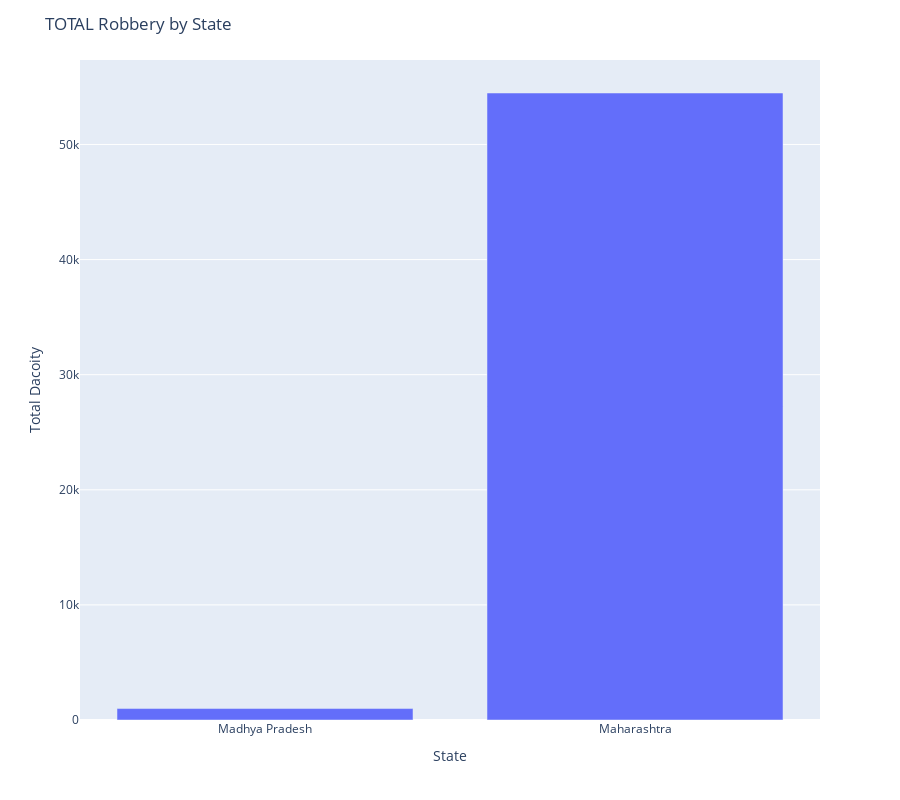

Here is the notebook cell this chart was saved with:
### Code cell
import plotly.express as px


state_totals = cluster2.groupby('STATE')['TOTAL Robbery'].sum().reset_index()

fig = px.bar(state_totals, x='STATE', y='TOTAL Robbery', height=800)
fig.update_layout(title='TOTAL Robbery by State', xaxis_title='State', yaxis_title='Total Dacoity')
fig.show()

### Figure 1 — Plotly figure (JSON) as saved in the notebook; plotly's stock layout.template omitted (floating-point values rounded to 4 significant figures)
{"data": [{"alignmentgroup": "True", "hovertemplate": "STATE=%{x}<br>TOTAL Robbery=%{y}<extra></extra>", "legendgroup": "", "marker": {"color": "#636efa", "pattern": {"shape": ""}}, "name": "", "offsetgroup": "", "orientation": "v", "showlegend": false, "textposition": "auto", "type": "bar", "x": ["Madhya Pradesh", "Maharashtra"], "xaxis": "x", "y": [994, 54471], "yaxis": "y"}], "layout": {"barmode": "relative", "height": 800, "legend": {"tracegroupgap": 0}, "margin": {"t": 60}, "title": {"text": "TOTAL Robbery by State"}, "xaxis": {"anchor": "y", "domain": [0, 1], "title": {"text": "State"}}, "yaxis": {"anchor": "x", "domain": [0, 1], "title": {"text": "Total Dacoity"}}}}
